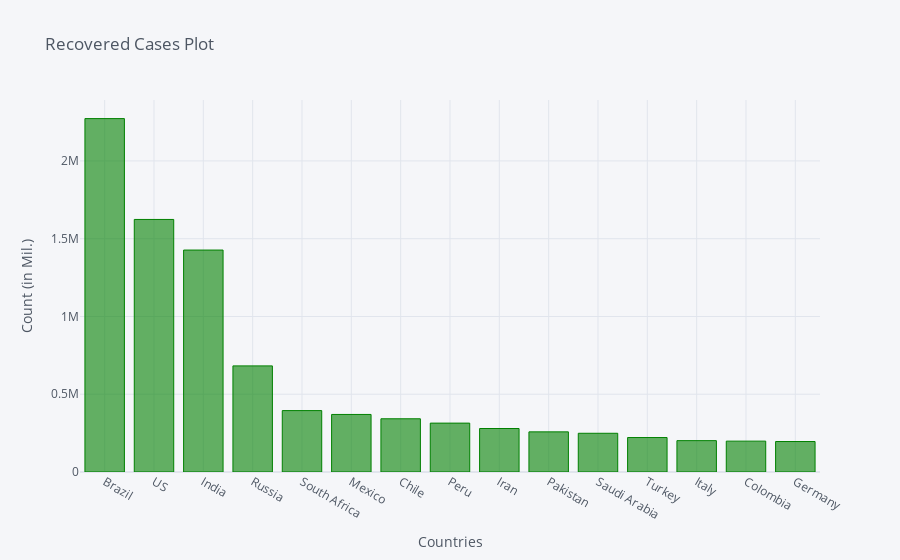

Notebook source saved alongside this figure:
### Code cell
recovered_df2_plot.iplot(kind='bar', x='Country/Region', y='8/7/20',color='green',
                         title='Recovered Cases Plot',xTitle='Countries',yTitle='Count (in Mil.)')

### Figure 1 — Plotly figure (JSON) as saved in the notebook; plotly's stock layout.template omitted (floating-point values rounded to 4 significant figures)
{"data": [{"marker": {"color": "rgba(0, 128, 0, 0.6)", "line": {"color": "rgba(0, 128, 0, 1.0)", "width": 1}}, "name": "8/7/20", "orientation": "v", "text": "", "type": "bar", "x": ["Brazil", "US", "India", "Russia", "South Africa", "Mexico", "Chile", "Peru", "Iran", "Pakistan", "Saudi Arabia", "Turkey", "Italy", "Colombia", "Germany"], "y": [2272299, 1623870, 1427005, 682278, 394759, 370098, 342168, 314332, 279724, 258099, 248948, 221574, 201642, 198495, 195935]}], "layout": {"legend": {"bgcolor": "#F5F6F9", "font": {"color": "#4D5663"}}, "paper_bgcolor": "#F5F6F9", "plot_bgcolor": "#F5F6F9", "title": {"font": {"color": "#4D5663"}, "text": "Recovered Cases Plot"}, "xaxis": {"gridcolor": "#E1E5ED", "showgrid": true, "tickfont": {"color": "#4D5663"}, "title": {"font": {"color": "#4D5663"}, "text": "Countries"}, "zerolinecolor": "#E1E5ED"}, "yaxis": {"gridcolor": "#E1E5ED", "showgrid": true, "tickfont": {"color": "#4D5663"}, "title": {"font": {"color": "#4D5663"}, "text": "Count (in Mil.)"}, "zerolinecolor": "#E1E5ED"}}}
